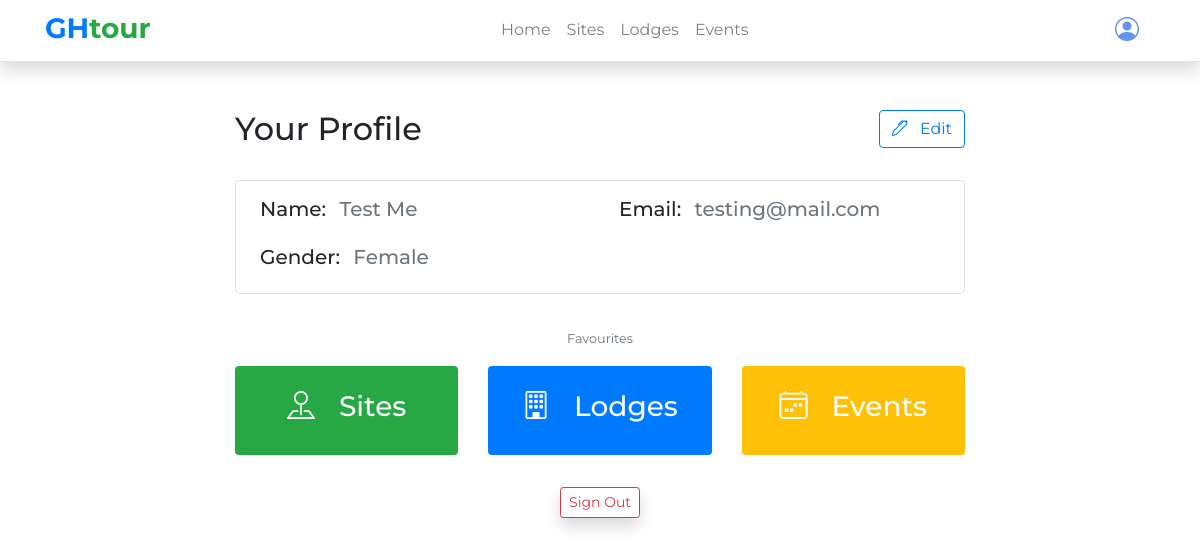
Screenshot of /test/ (signed in) with the database file from the repository.
### users/models.py (models this page shows, shortened)
class Profile(models.Model):
    user = models.OneToOneField(User, on_delete=models.CASCADE)
    name = models.CharField(default="", max_length=100)
    email = models.EmailField()
    GENDER_OPTIONS = (("Male", "Male"), ("Female", "Female"), ("Other", "Other"))
    gender = models.CharField(choices=GENDER_OPTIONS, default="Male", max_length=10)
    sites = models.ManyToManyField(Site, blank=True)
    lodges = models.ManyToManyField(Lodge, blank=True)
    events = models.ManyToManyField(Event, blank=True)
    date = models.DateTimeField(auto_now_add=True)
    slug = models.SlugField(default="")
    class Meta:
        ordering = ["-date"]

### users/views.py (the view)
# urls.py: path("<slug:slug>/", ProfileDetailView.as_view(), name="profile-detail"),
class ProfileDetailView(LoginRequiredMixin, generic.DetailView):
    model = Profile
    template_name = "users/profile_detail.html"

### users/templates/users/profile_detail.html (shortened to what this page needs)
{% extends 'base.html' %}
{% block nav-profile %}menu-active{% endblock nav-profile %}
{% block content %}
<div class="row justify-content-center">
    <div class="col-md-9 col-lg-8">
        <div class="d-flex justify-content-between">
            <h2>Your Profile</h2>
            <p><a href="{% url 'profile-update' profile.slug %}" class="btn btn-outline-primary"><i
                        class="bi bi-pen mr-2"></i>
                    Edit</a>
            </p>
        </div>
        <div class="my-3 p-3 pl-4 border rounded">
            <div class="row">
                <div class="col-md-6 mb-3">
                    <h5>Name: <span class="ml-2 text-muted">{{profile.name}}</span></h5>
                </div>
                <div class="col-md-6 mb-3">
                    <h5>Email: <span class="ml-2 text-muted">{{profile.email}}</span></h5>
                </div>
                <div class="col-md-6">
                    <h5>Gender: <span class="ml-2 text-muted">{{profile.gender}}</span></h5>
                </div>
            </div>
        </div>
        <div class="py-3">
            <center>
                <small class="text-muted">Favourites</small>
            </center>
            <div class="row mt-3">
                <div class="col-md-4 mb-3">
                    <a href="{% url 'profile-sites' user.username %}"
                        class="d-block text-center p-4 rounded text-white bg-success">
                        <h3><i class="bi bi-pin-map mr-4"></i>Sites</h3>
                    </a>
                </div>
                <div class="col-md-4 mb-3">
                    <a href="{% url 'profile-lodges' user.username %}"
                        class="d-block text-center p-4 rounded text-white bg-primary">
                        <h3><i class="bi bi-building mr-4"></i>Lodges</h3>
                    </a>
                </div>
                <div class="col-md-4 mb-3">
                    <a href="{% url 'profile-events' user.username %}"
                        class="d-block text-center p-4 rounded text-white bg-warning">
                        <h3><i class="bi bi-calendar4-week mr-4"></i>Events</h3>
                    </a>
                </div>
            </div>
        </div>
        <center>
            <a href="{% url 'logout' %}" class="btn btn-outline-danger btn-sm shadow">Sign Out</a>
        </center>
    </div>
    {% endblock content %}

### static/css/main.css (style rules this page uses)
body { margin: 0; padding: 0; font-family: 'Montserrat', sans-serif !important; box-sizing: border-box; scroll-behavior: smooth !important; }
a { text-decoration: none !important; outline: none !important; }

### rows the page displays
Profile: name "Test Me", email "testing@mail.com", gender "Female"
